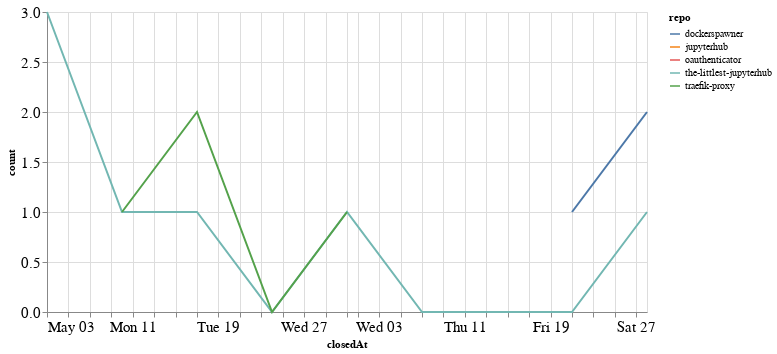

Notebook code for this chart:
### Code cell
closed_by_time = closed_by.groupby('repo').resample('W', on='closedAt').count()['author'].reset_index()
closed_by_time = closed_by_time.rename(columns={'author': 'count'})

alt.Chart(closed_by_time, width=600).mark_line().encode(
    x='closedAt',
    y='count',
    color='repo',
    tooltip="repo"
)

### Figure 1 — Vega-Lite specification as saved in the notebook (floating-point values rounded to 4 significant figures)
{"config": {"axisLeft": {"labelFontSize": 15}, "axisBottom": {"labelFontSize": 15}}, "data": {"name": "data-d052c7ef10ce65e9f74f46de4eca4659"}, "mark": "line", "encoding": {"color": {"type": "nominal", "field": "repo"}, "tooltip": {"type": "nominal", "field": "repo"}, "x": {"type": "temporal", "field": "closedAt"}, "y": {"type": "quantitative", "field": "count"}}, "width": 600, "$schema": "https://vega.github.io/schema/vega-lite/v4.8.1.json", "datasets": {"data-d052c7ef10ce65e9f74f46de4eca4659": [{"repo": "dockerspawner", "closedAt": "2020-06-21T00:00:00", "count": 1}, {"repo": "dockerspawner", "closedAt": "2020-06-28T00:00:00", "count": 2}, {"repo": "jupyterhub", "closedAt": "2020-06-14T00:00:00", "count": 1}, {"repo": "oauthenticator", "closedAt": "2020-06-21T00:00:00", "count": 1}, {"repo": "the-littlest-jupyterhub", "closedAt": "2020-05-03T00:00:00", "count": 3}, {"repo": "the-littlest-jupyterhub", "closedAt": "2020-05-10T00:00:00", "count": 1}, {"repo": "the-littlest-jupyterhub", "closedAt": "2020-05-17T00:00:00", "count": 1}, {"repo": "the-littlest-jupyterhub", "closedAt": "2020-05-24T00:00:00", "count": 0}, {"repo": "the-littlest-jupyterhub", "closedAt": "2020-05-31T00:00:00", "count": 1}, {"repo": "the-littlest-jupyterhub", "closedAt": "2020-06-07T00:00:00", "count": 0}, {"repo": "the-littlest-jupyterhub", "closedAt": "2020-06-14T00:00:00", "count": 0}, {"repo": "the-littlest-jupyterhub", "closedAt": "2020-06-21T00:00:00", "count": 0}, {"repo": "the-littlest-jupyterhub", "closedAt": "2020-06-28T00:00:00", "count": 1}, {"repo": "traefik-proxy", "closedAt": "2020-05-10T00:00:00", "count": 1}, {"repo": "traefik-proxy", "closedAt": "2020-05-17T00:00:00", "count": 2}, {"repo": "traefik-proxy", "closedAt": "2020-05-24T00:00:00", "count": 0}, {"repo": "traefik-proxy", "closedAt": "2020-05-31T00:00:00", "count": 1}]}}
